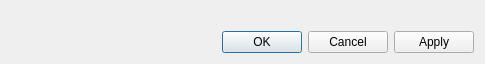
<?xml version="1.0" encoding="UTF-8"?>
<ui version="4.0">
 <class>Post3dWindowParticlesBaseVectorGroupDataItem_PropertyDialog</class>
 <widget class="QDialog" name="Post3dWindowParticlesBaseVectorGroupDataItem_PropertyDialog">
  <property name="geometry">
   <rect>
    <x>0</x>
    <y>0</y>
    <width>485</width>
    <height>64</height>
   </rect>
  </property>
  <property name="windowTitle">
   <string>Particles Vector Setting</string>
  </property>
  <layout class="QVBoxLayout" name="verticalLayout">
   <item>
    <widget class="ArrowsSettingEditWidget" name="arrowsSettingWidget" native="true"/>
   </item>
   <item>
    <spacer name="verticalSpacer">
     <property name="orientation">
      <enum>Qt::Vertical</enum>
     </property>
     <property name="sizeHint" stdset="0">
      <size>
       <width>20</width>
       <height>17</height>
      </size>
     </property>
    </spacer>
   </item>
   <item>
    <widget class="QDialogButtonBox" name="buttonBox">
     <property name="orientation">
      <enum>Qt::Horizontal</enum>
     </property>
     <property name="standardButtons">
      <set>QDialogButtonBox::Apply|QDialogButtonBox::Cancel|QDialogButtonBox::Ok</set>
     </property>
    </widget>
   </item>
  </layout>
 </widget>
 <customwidgets>
  <customwidget>
   <class>ArrowsSettingEditWidget</class>
   <extends>QWidget</extends>
   <header>guicore/arrows/arrowssettingeditwidget.h</header>
   <container>1</container>
  </customwidget>
 </customwidgets>
 <resources/>
 <connections>
  <connection>
   <sender>buttonBox</sender>
   <signal>accepted()</signal>
   <receiver>Post3dWindowParticlesBaseVectorGroupDataItem_PropertyDialog</receiver>
   <slot>accept()</slot>
   <hints>
    <hint type="sourcelabel">
     <x>248</x>
     <y>254</y>
    </hint>
    <hint type="destinationlabel">
     <x>157</x>
     <y>274</y>
    </hint>
   </hints>
  </connection>
  <connection>
   <sender>buttonBox</sender>
   <signal>rejected()</signal>
   <receiver>Post3dWindowParticlesBaseVectorGroupDataItem_PropertyDialog</receiver>
   <slot>reject()</slot>
   <hints>
    <hint type="sourcelabel">
     <x>316</x>
     <y>260</y>
    </hint>
    <hint type="destinationlabel">
     <x>286</x>
     <y>274</y>
    </hint>
   </hints>
  </connection>
 </connections>
</ui>
